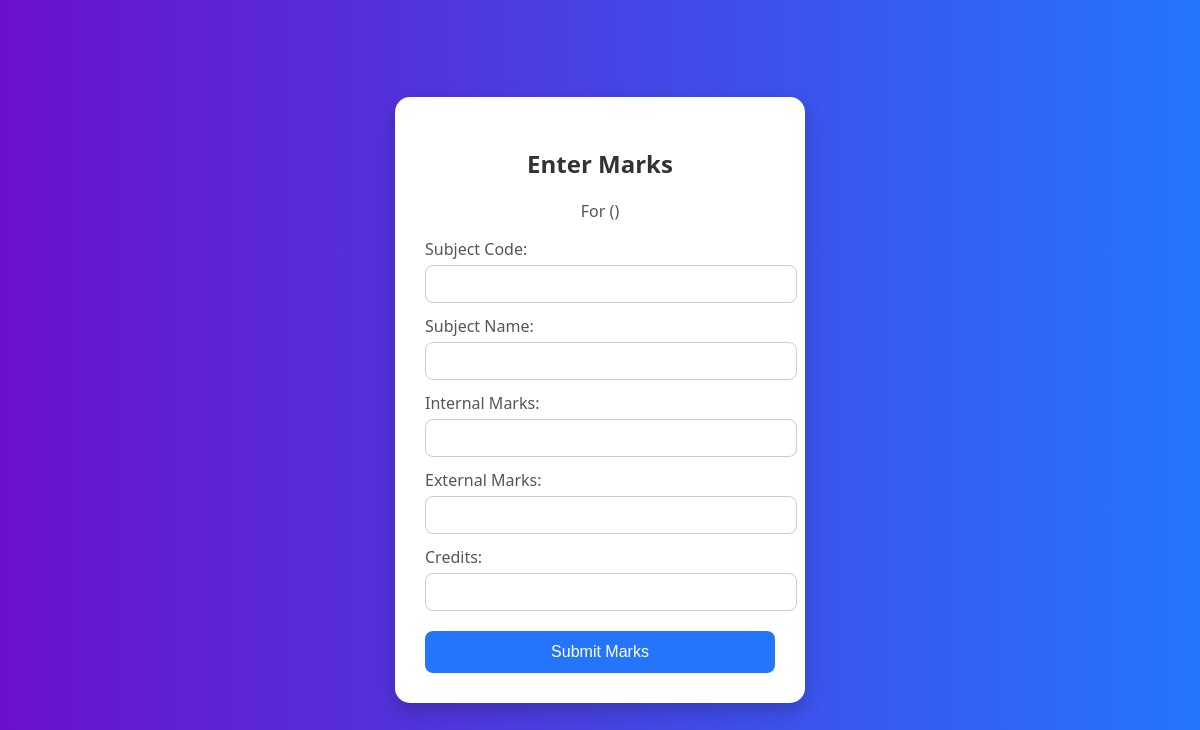
Before: /enter_marks/4 (signed in) with the older database file.
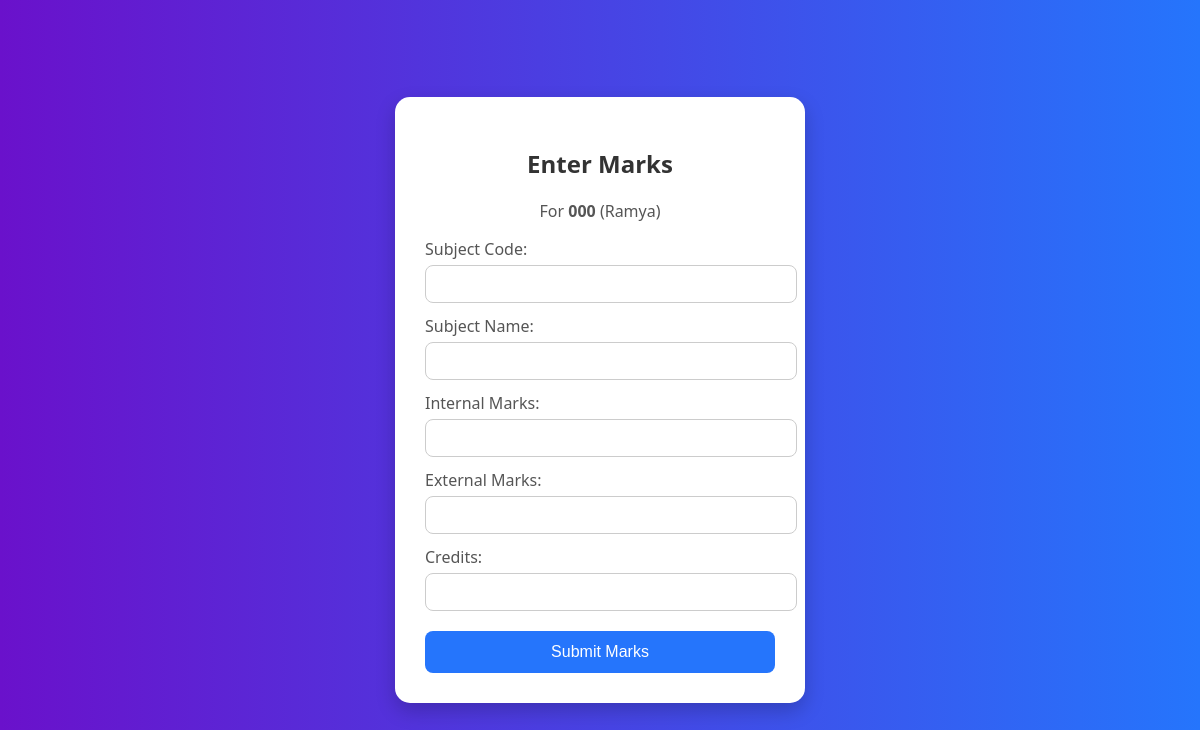
After: the same page with the newer database file.
### tables this page shows
CREATE TABLE students (
                id INTEGER PRIMARY KEY AUTOINCREMENT,
                name TEXT,
                hallticket TEXT UNIQUE,
                department TEXT,
                mobile TEXT,
                join_date TEXT,
                address TEXT,
                photo TEXT,
                username TEXT UNIQUE,
                password TEXT
            );

### app.py (the view, shortened to what this page needs)
@app.route('/enter_marks/<int:student_id>', methods=['GET', 'POST'])
def enter_marks(student_id):
    if 'staff_username' not in session:
        flash('❌ Please log in first.', 'error')
        return redirect(url_for('staff_login'))
    with sqlite3.connect('database.db') as conn:
        cursor = conn.cursor()
        cursor.execute('SELECT name, hallticket FROM students WHERE id=?', (student_id,))
        student = cursor.fetchone()
    return render_template('enter_marks.html', student=student, student_id=student_id)

### templates/enter_marks.html (shortened to what this page needs)
<!DOCTYPE html>
<html>
<head>
</head>
<body>
    <div class="card">
        <h2>Enter Marks</h2>
        <p style="text-align:center; color:#555;">For <strong>{{ student[1] }}</strong> ({{ student[0] }})</p>
        <form method="POST">
            <label>Subject Code:</label>
            <input type="text" name="subject_code" required>
            <label>Subject Name:</label>
            <input type="text" name="subject_name" required>
            <label>Internal Marks:</label>
            <input type="number" name="internal_marks" required>
            <label>External Marks:</label>
            <input type="number" name="external_marks" required>
            <label>Credits:</label>
            <input type="number" name="credits" required>
            <button type="submit">Submit Marks</button>
        </form>
    </div>
</body>
</html>

Changed rows visible on the page:
added students: hallticket "000", name "Ramya"
